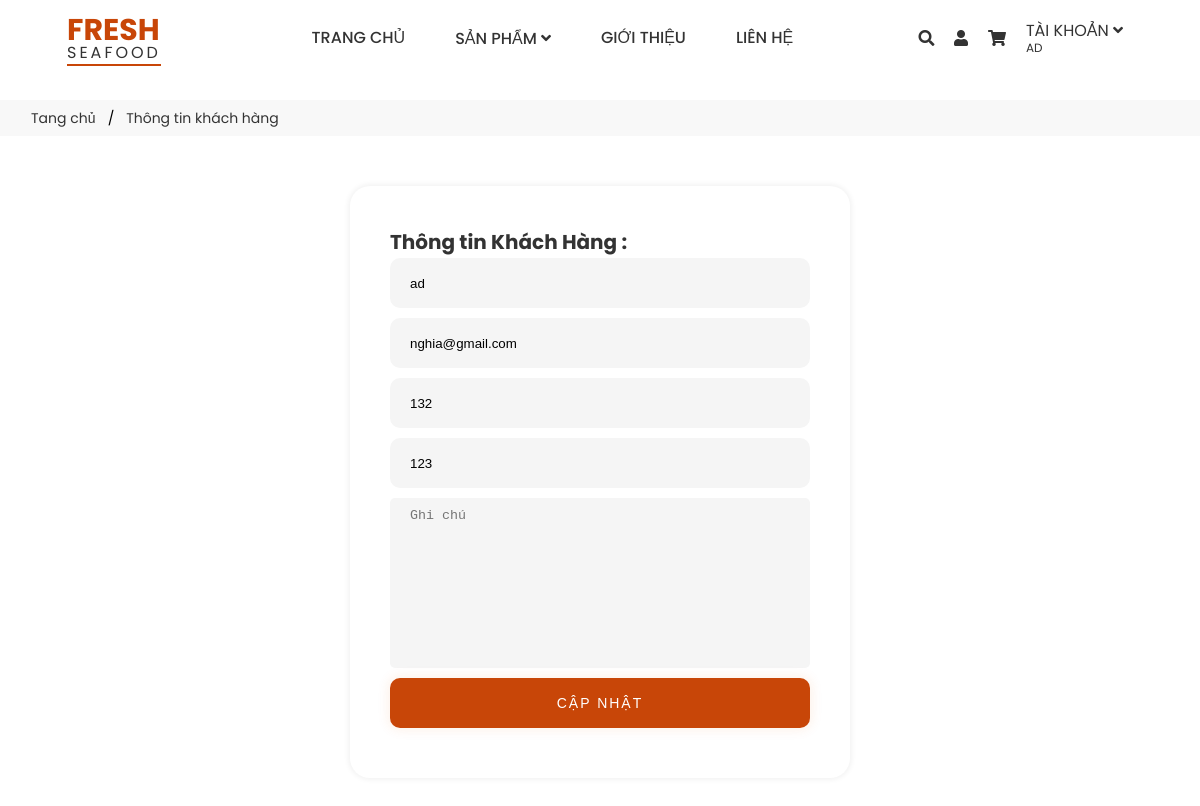
The app's page /khachhang/thongtinKH?id=1 (signed in) with its own data.
### tables this page shows
CREATE TABLE `tbl_customers` (
  `customers_id` int(11) NOT NULL,
  `customers_name` varchar(255) NOT NULL,
  `customers_phone` varchar(100) NOT NULL,
  `customers_email` varchar(255) NOT NULL,
  `customers_password` varchar(100) NOT NULL,
  `customers_address` varchar(255) NOT NULL
);

### system/libs/Load.php (called while the page is built, shortened)
<?php
    class Load{
        public function view($filename, $data = false){
            include ('app/views/'.$filename.'.php');
        }
        public function model($filename){
            return new $filename();
        }
    }
?>

### app/controllers/khachhang.php (called while the page is built, shortened)
<?php
    class khachhang extends DController{
        public function thongtinKH(){
                $id = $_GET['id'];
                $table = "tbl_customers";
                $cond = "customers_id = '{$id}'";
                $customersModel = $this->load->model('customersModel');
                $data['loadTT_cus'] = $customersModel ->loadTT_cus($table, $cond);
                $this ->load -> view('header',$data);
                $this ->load -> view('thongtinKH',$data);
        }
    }
?>

### index.php (called while the page is built, shortened)
 <?php
    $Main = new main();
?>

### system/libs/Database.php (called while the page is built, shortened)
<?php
    class Database extends PDO{
        public function select($sql, $data = array(), $fetchStyle = PDO::FETCH_ASSOC){
            $statement = $this->prepare($sql);
            $statement -> execute();
            return $statement -> fetchAll($fetchStyle);
        }
    }
?>

### app/models/customersModel.php (called while the page is built, shortened)
<?php
    class customersModel extends DModel{
        public function loadTT_cus($table, $cond){
            $sql = "SELECT * FROM $table WHERE $cond";
            return $this -> db->select($sql);
        }
    }
?>

### system/libs/DController.php (called while the page is built, shortened)
<?php
    class DController{
        public function __construct(){
            $this->load = new Load();
        }
    }
?>

### system/libs/DModel.php (called while the page is built, shortened)
<?php
    class DModel{
        public function __construct(){
            $connect = 'mysql:dbname=pdo_seafoodweb; host=localhost; charset=utf8';
            $user = 'root';
            $password = '';
           $this-> db = new Database($connect, $user, $password);
        }
    }
?>

### app/views/thongtinKH.php (the view, shortened to what this page needs)
<ul class="breadcrumb">
        <div class="container">
            <li><a href="<?php echo BASE_URL ?>">Tang chủ</a></li>
            <li>Thông tin khách hàng</li>
        </div>
    </ul>
<div class="login-container">
                <div class="login-top">
                <h1>Thông tin Khách Hàng :</h1>
            </div>
            <?php foreach($loadTT_cus as $key => $cus) {?>
                <form action="<?php echo BASE_URL ?>giohang/dathang" name="frmDatHang" method="POST" autocomplete="off" class="login-form">
                <input type="text" name="name" class="login-text" value="<?php echo $cus['customers_name'] ?>">
                <input type="mail"name="email" class="login-text" value="<?php echo $cus['customers_email'] ?>">
                <input type="telephone" name="sodienthoai" class="login-text" value="<?php echo $cus['customers_phone'] ?>">
                <input type="text" name="diachi" class="login-text" value="<?php echo $cus['customers_address'] ?>">
                <textarea type="text" name="noidung" class="login-contact" cols="30" rows="10" placeholder="Ghi chú"></textarea>
                <input type="submit" class="login-submit" value="Cập nhật">
            </form>
            <?php } ?>
        </div>

### public/css/style.css (style rules this page uses)
*, *::before, *::after { box-sizing: border-box; -webkit-box-sizing: border-box; }
html { scroll-behavior: smooth; box-sizing: border-box; font-size: 62.5%; }
ul li { list-style: none; }
a { text-decoration: none; color: #333; }
.container { margin: 0 auto; padding: 0 15px; max-width: 1170px; }
ul.breadcrumb { background-color: #f8f8f8; margin-top: 100px; padding: 10px 16px; list-style: none; }
ul.breadcrumb li { display: inline; font-size: 14px; }
ul.breadcrumb li + li:before { padding: 8px; color: black; content: "/\00a0"; }
ul.breadcrumb li a { text-decoration: none; }
.login-container { width: 500px; margin: 50px auto; background-color: #FFFFFF; box-shadow: 0 0 5px 2px rgba(0, 0, 0, 0.05); border-radius: 20px; padding: 40px; }
.login-top { line-height: 1.6; display: flex; flex-direction: column; }
.login-top h1 { font-size: 20px; }
.login-form { display: flex; justify-content: center; align-items: center; flex-direction: column; }
.login-form input { width: 100%; padding: 10px 20px; height: 50px; border: 0; border-radius: 10px; outline: none; background-color: #F5F5F5; }
.login-form input:not(first-child) { margin-bottom: 10px; }
.login-contact { border: 0; border-radius: 5px; background-color: #F5F5F5; resize: none; width: 100%; padding: 10px 20px; margin-bottom: 10px; border: none; outline: none; }
.login-form input[type=submit] { background-color: #C84608; box-shadow: 0 0 12px 2px rgba(238, 103, 13, 0.09); text-transform: uppercase; font-size: 14px; letter-spacing: 2px; color: #fff; cursor: pointer; }

### records on screen
tbl_customers: name "ad", email "nghia@gmail.com", sodienthoai "132", diachi "123"

### other values on screen
Session::get('customers_name') "AD"
